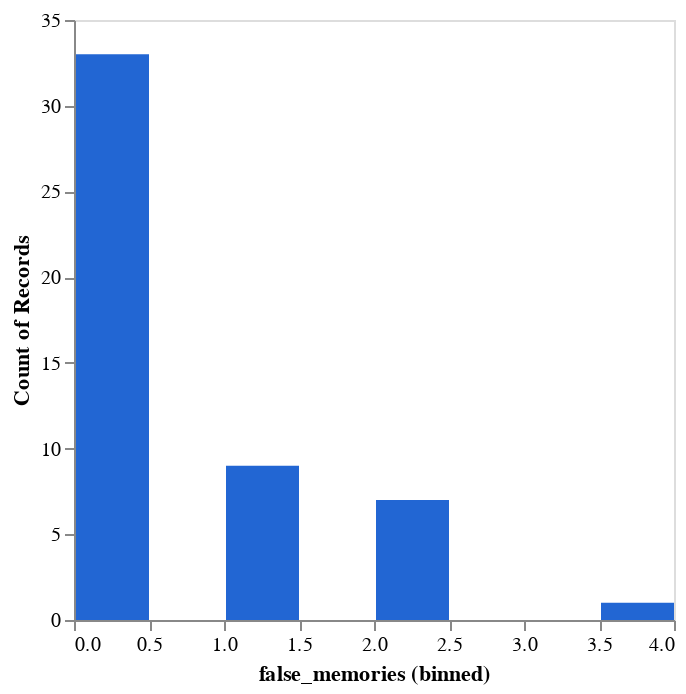

Notebook code cell kept with this figure:
### Code cell
DeepnoteChart(control_df, """{"layer":[{"layer":[{"mark":{"clip":true,"type":"bar","color":"#2266D3","tooltip":true},"encoding":{"x":{"bin":true,"axis":{"grid":false},"sort":null,"type":"quantitative","field":"false_memories"},"y":{"axis":{"grid":false},"sort":null,"type":"quantitative","scale":{"type":"linear"},"format":{"type":"default","decimals":null},"aggregate":"count","formatType":"numberFormatFromNumberType"}}}]}],"title":"","config":{"legend":{}},"$schema":"https://vega.github.io/schema/vega-lite/v5.json","encoding":{},"usermeta":{"aditionalTypeInfo":{"histogramLayerIndexes":[0]},"tooltipDefaultMode":true}}""")

### Figure 1 — Vega-Lite specification as saved in the notebook (floating-point values rounded to 4 significant figures)
{"layer": [{"layer": [{"mark": {"clip": true, "type": "bar", "color": "#2266D3", "tooltip": true}, "encoding": {"x": {"bin": true, "axis": {"grid": false}, "sort": null, "type": "quantitative", "field": "false_memories"}, "y": {"axis": {"grid": false}, "sort": null, "type": "quantitative", "scale": {"type": "linear"}, "format": {"type": "default", "decimals": null}, "aggregate": "count", "formatType": "numberFormatFromNumberType"}}}]}], "title": "", "config": {"legend": {}}, "$schema": "https://vega.github.io/schema/vega-lite/v5.json", "encoding": {}, "usermeta": {"aditionalTypeInfo": {"histogramLayerIndexes": [0]}, "tooltipDefaultMode": true}, "data": {"values": [{"Exp_condition": "none", "PostQues_3": 1, "PostQues_10": 2, "PostQues_14": 2, "PostQues_20": 4, "PostQues_25": 1, "false_memories": 0}, {"Exp_condition": "none", "PostQues_3": 2, "PostQues_10": 6, "PostQues_14": 2, "PostQues_20": 4, "PostQues_25": 2, "false_memories": 1}, {"Exp_condition": "none", "PostQues_3": 2, "PostQues_10": 2, "PostQues_14": 1, "PostQues_20": 4, "PostQues_25": 1, "false_memories": 0}, {"Exp_condition": "none", "PostQues_3": 1, "PostQues_10": 2, "PostQues_14": 2, "PostQues_20": 2, "PostQues_25": 1, "false_memories": 0}, {"Exp_condition": "none", "PostQues_3": 2, "PostQues_10": 2, "PostQues_14": 2, "PostQues_20": 3, "PostQues_25": 1, "false_memories": 0}, {"Exp_condition": "none", "PostQues_3": 2, "PostQues_10": 6, "PostQues_14": 2, "PostQues_20": 6, "PostQues_25": 4, "false_memories": 2}, {"Exp_condition": "none", "PostQues_3": 2, "PostQues_10": 4, "PostQues_14": 2, "PostQues_20": 3, "PostQues_25": 1, "false_memories": 0}, {"Exp_condition": "none", "PostQues_3": 2, "PostQues_10": 3, "PostQues_14": 2, "PostQues_20": 5, "PostQues_25": 2, "false_memories": 1}, {"Exp_condition": "none", "PostQues_3": 2, "PostQues_10": 2, "PostQues_14": 2, "PostQues_20": 4, "PostQues_25": 2, "false_memories": 0}, {"Exp_condition": "none", "PostQues_3": 2, "PostQues_10": 3, "PostQues_14": 1, "PostQues_20": 4, "PostQues_25": 1, "false_memories": 0}, {"Exp_condition": "none", "PostQues_3": 5, "PostQues_10": 4, "PostQues_14": 3, "PostQues_20": 4, "PostQues_25": 2, "false_memories": 1}, {"Exp_condition": "none", "PostQues_3": 4, "PostQues_10": 5, "PostQues_14": 4, "PostQues_20": 5, "PostQues_25": 2, "false_memories": 2}, {"Exp_condition": "none", "PostQues_3": 1, "PostQues_10": 2, "PostQues_14": 2, "PostQues_20": 2, "PostQues_25": 2, "false_memories": 0}, {"Exp_condition": "none", "PostQues_3": 2, "PostQues_10": 5, "PostQues_14": 4, "PostQues_20": 4, "PostQues_25": 4, "false_memories": 1}, {"Exp_condition": "none", "PostQues_3": 1, "PostQues_10": 4, "PostQues_14": 1, "PostQues_20": 4, "PostQues_25": 1, "false_memories": 0}, {"Exp_condition": "none", "PostQues_3": 1, "PostQues_10": 6, "PostQues_14": 2, "PostQues_20": 6, "PostQues_25": 1, "false_memories": 2}, {"Exp_condition": "none", "PostQues_3": 2, "PostQues_10": 3, "PostQues_14": 6, "PostQues_20": 6, "PostQues_25": 2, "false_memories": 2}, {"Exp_condition": "none", "PostQues_3": 2, "PostQues_10": 4, "PostQues_14": 4, "PostQues_20": 4, "PostQues_25": 2, "false_memories": 0}, {"Exp_condition": "none", "PostQues_3": 2, "PostQues_10": 4, "PostQues_14": 2, "PostQues_20": 4, "PostQues_25": 1, "false_memories": 0}, {"Exp_condition": "none", "PostQues_3": 2, "PostQues_10": 3, "PostQues_14": 2, "PostQues_20": 4, "PostQues_25": 2, "false_memories": 0}, {"Exp_condition": "none", "PostQues_3": 2, "PostQues_10": 2, "PostQues_14": 2, "PostQues_20": 6, "PostQues_25": 2, "false_memories": 1}, {"Exp_condition": "none", "PostQues_3": 5, "PostQues_10": 2, "PostQues_14": 2, "PostQues_20": 4, "PostQues_25": 2, "false_memories": 1}, {"Exp_condition": "none", "PostQues_3": 2, "PostQues_10": 2, "PostQues_14": 2, "PostQues_20": 4, "PostQues_25": 2, "false_memories": 0}, {"Exp_condition": "none", "PostQues_3": 1, "PostQues_10": 2, "PostQues_14": 2, "PostQues_20": 3, "PostQues_25": 2, "false_memories": 0}, {"Exp_condition": "none", "PostQues_3": 4, "PostQues_10": 2, "PostQues_14": 1, "PostQues_20": 2, "PostQues_25": 2, "false_memories": 0}, {"Exp_condition": "none", "PostQues_3": 5, "PostQues_10": 2, "PostQues_14": 2, "PostQues_20": 4, "PostQues_25": 4, "false_memories": 1}, {"Exp_condition": "none", "PostQues_3": 3, "PostQues_10": 2, "PostQues_14": 2, "PostQues_20": 2, "PostQues_25": 2, "false_memories": 0}, {"Exp_condition": "none", "PostQues_3": 4, "PostQues_10": 1, "PostQues_14": 2, "PostQues_20": 2, "PostQues_25": 1, "false_memories": 0}, {"Exp_condition": "none", "PostQues_3": 1, "PostQues_10": 3, "PostQues_14": 2, "PostQues_20": 4, "PostQues_25": 4, "false_memories": 0}, {"Exp_condition": "none", "PostQues_3": 7, "PostQues_10": 5, "PostQues_14": 2, "PostQues_20": 4, "PostQues_25": 2, "false_memories": 2}, {"Exp_condition": "none", "PostQues_3": 2, "PostQues_10": 2, "PostQues_14": 2, "PostQues_20": 4, "PostQues_25": 2, "false_memories": 0}, {"Exp_condition": "none", "PostQues_3": 1, "PostQues_10": 5, "PostQues_14": 2, "PostQues_20": 5, "PostQues_25": 2, "false_memories": 2}, {"Exp_condition": "none", "PostQues_3": 2, "PostQues_10": 2, "PostQues_14": 2, "PostQues_20": 4, "PostQues_25": 2, "false_memories": 0}, {"Exp_condition": "none", "PostQues_3": 3, "PostQues_10": 2, "PostQues_14": 3, "PostQues_20": 4, "PostQues_25": 4, "false_memories": 0}, {"Exp_condition": "none", "PostQues_3": 3, "PostQues_10": 4, "PostQues_14": 2, "PostQues_20": 2, "PostQues_25": 2, "false_memories": 0}, {"Exp_condition": "none", "PostQues_3": 1, "PostQues_10": 4, "PostQues_14": 1, "PostQues_20": 1, "PostQues_25": 4, "false_memories": 0}, {"Exp_condition": "none", "PostQues_3": 4, "PostQues_10": 4, "PostQues_14": 2, "PostQues_20": 3, "PostQues_25": 1, "false_memories": 0}, {"Exp_condition": "none", "PostQues_3": 6, "PostQues_10": 5, "PostQues_14": 7, "PostQues_20": 7, "PostQues_25": 3, "false_memories": 4}, {"Exp_condition": "none", "PostQues_3": 4, "PostQues_10": 4, "PostQues_14": 4, "PostQues_20": 1, "PostQues_25": 1, "false_memories": 0}, {"Exp_condition": "none", "PostQues_3": 1, "PostQues_10": 4, "PostQues_14": 2, "PostQues_20": 4, "PostQues_25": 2, "false_memories": 0}, {"Exp_condition": "none", "PostQues_3": 1, "PostQues_10": 3, "PostQues_14": 2, "PostQues_20": 5, "PostQues_25": 1, "false_memories": 1}, {"Exp_condition": "none", "PostQues_3": 2, "PostQues_10": 4, "PostQues_14": 2, "PostQues_20": 4, "PostQues_25": 4, "false_memories": 0}, {"Exp_condition": "none", "PostQues_3": 2, "PostQues_10": 4, "PostQues_14": 2, "PostQues_20": 2, "PostQues_25": 2, "false_memories": 0}, {"Exp_condition": "none", "PostQues_3": 2, "PostQues_10": 2, "PostQues_14": 1, "PostQues_20": 6, "PostQues_25": 1, "false_memories": 1}, {"Exp_condition": "none", "PostQues_3": 2, "PostQues_10": 3, "PostQues_14": 2, "PostQues_20": 4, "PostQues_25": 1, "false_memories": 0}, {"Exp_condition": "none", "PostQues_3": 1, "PostQues_10": 3, "PostQues_14": 2, "PostQues_20": 3, "PostQues_25": 2, "false_memories": 0}, {"Exp_condition": "none", "PostQues_3": 1, "PostQues_10": 3, "PostQues_14": 2, "PostQues_20": 2, "PostQues_25": 4, "false_memories": 0}, {"Exp_condition": "none", "PostQues_3": 2, "PostQues_10": 4, "PostQues_14": 2, "PostQues_20": 4, "PostQues_25": 3, "false_memories": 0}, {"Exp_condition": "none", "PostQues_3": 2, "PostQues_10": 2, "PostQues_14": 2, "PostQues_20": 2, "PostQues_25": 4, "false_memories": 0}, {"Exp_condition": "none", "PostQues_3": 7, "PostQues_10": 6, "PostQues_14": 2, "PostQues_20": 3, "PostQues_25": 2, "false_memories": 2}]}}
